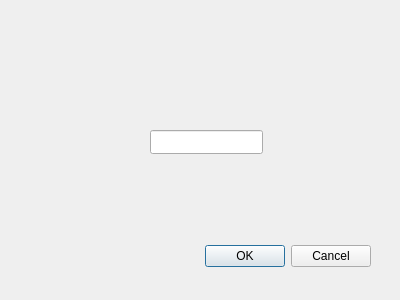
<?xml version="1.0" encoding="UTF-8"?>
<ui version="4.0">
 <class>Dialog</class>
 <widget class="QDialog" name="Dialog">
  <property name="geometry">
   <rect>
    <x>0</x>
    <y>0</y>
    <width>400</width>
    <height>300</height>
   </rect>
  </property>
  <property name="windowTitle">
   <string>Dialog</string>
  </property>
  <widget class="QDialogButtonBox" name="buttonBox">
   <property name="geometry">
    <rect>
     <x>30</x>
     <y>240</y>
     <width>341</width>
     <height>32</height>
    </rect>
   </property>
   <property name="orientation">
    <enum>Qt::Orientation::Horizontal</enum>
   </property>
   <property name="standardButtons">
    <set>QDialogButtonBox::StandardButton::Cancel|QDialogButtonBox::StandardButton::Ok</set>
   </property>
  </widget>
  <widget class="QLineEdit" name="lineEdit">
   <property name="geometry">
    <rect>
     <x>150</x>
     <y>130</y>
     <width>113</width>
     <height>24</height>
    </rect>
   </property>
  </widget>
 </widget>
 <resources/>
 <connections>
  <connection>
   <sender>buttonBox</sender>
   <signal>accepted()</signal>
   <receiver>Dialog</receiver>
   <slot>accept()</slot>
   <hints>
    <hint type="sourcelabel">
     <x>248</x>
     <y>254</y>
    </hint>
    <hint type="destinationlabel">
     <x>157</x>
     <y>274</y>
    </hint>
   </hints>
  </connection>
  <connection>
   <sender>buttonBox</sender>
   <signal>rejected()</signal>
   <receiver>Dialog</receiver>
   <slot>reject()</slot>
   <hints>
    <hint type="sourcelabel">
     <x>316</x>
     <y>260</y>
    </hint>
    <hint type="destinationlabel">
     <x>286</x>
     <y>274</y>
    </hint>
   </hints>
  </connection>
 </connections>
</ui>
